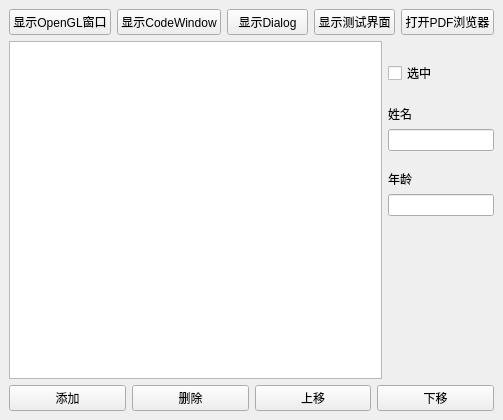
<?xml version="1.0" encoding="UTF-8"?>
<ui version="4.0">
 <class>MainWindow</class>
 <widget class="QMainWindow" name="MainWindow">
  <property name="geometry">
   <rect>
    <x>0</x>
    <y>0</y>
    <width>503</width>
    <height>420</height>
   </rect>
  </property>
  <widget class="QWidget" name="centralwidget">
   <layout class="QGridLayout" name="gridLayout_2">
    <item row="0" column="0">
     <layout class="QGridLayout" name="gridLayout">
      <item row="0" column="0">
       <layout class="QHBoxLayout" name="horizontalLayout_3">
        <item>
         <widget class="QPushButton" name="pushButton_init">
          <property name="text">
           <string>显示OpenGL窗口</string>
          </property>
         </widget>
        </item>
        <item>
         <widget class="QPushButton" name="pushButton_openCodeWindow">
          <property name="text">
           <string>显示CodeWindow</string>
          </property>
         </widget>
        </item>
        <item>
         <widget class="QPushButton" name="pushButton_openDialog">
          <property name="text">
           <string>显示Dialog</string>
          </property>
         </widget>
        </item>
        <item>
         <widget class="QPushButton" name="pushButton_showTestUI">
          <property name="text">
           <string>显示测试界面</string>
          </property>
         </widget>
        </item>
        <item>
         <widget class="QPushButton" name="pushButton_openPdf">
          <property name="text">
           <string>打开PDF浏览器</string>
          </property>
         </widget>
        </item>
       </layout>
      </item>
      <item row="1" column="0">
       <layout class="QHBoxLayout" name="horizontalLayout_2" stretch="7,2">
        <item>
         <widget class="QTableWidget" name="tableWidget">
          <property name="minimumSize">
           <size>
            <width>150</width>
            <height>0</height>
           </size>
          </property>
         </widget>
        </item>
        <item>
         <layout class="QVBoxLayout" name="verticalLayout" stretch="1,1,1,1,1,1,1,1,12">
          <item>
           <spacer name="verticalSpacer_4">
            <property name="orientation">
             <enum>Qt::Vertical</enum>
            </property>
            <property name="sizeType">
             <enum>QSizePolicy::Minimum</enum>
            </property>
            <property name="sizeHint" stdset="0">
             <size>
              <width>20</width>
              <height>20</height>
             </size>
            </property>
           </spacer>
          </item>
          <item>
           <widget class="QCheckBox" name="checkBox_isClassmate">
            <property name="text">
             <string>选中</string>
            </property>
           </widget>
          </item>
          <item>
           <spacer name="verticalSpacer">
            <property name="orientation">
             <enum>Qt::Vertical</enum>
            </property>
            <property name="sizeType">
             <enum>QSizePolicy::Preferred</enum>
            </property>
            <property name="sizeHint" stdset="0">
             <size>
              <width>20</width>
              <height>20</height>
             </size>
            </property>
           </spacer>
          </item>
          <item>
           <widget class="QLabel" name="label_name">
            <property name="text">
             <string>姓名</string>
            </property>
           </widget>
          </item>
          <item>
           <widget class="QLineEdit" name="lineEdit_name">
            <property name="sizePolicy">
             <sizepolicy hsizetype="Expanding" vsizetype="Minimum">
              <horstretch>0</horstretch>
              <verstretch>0</verstretch>
             </sizepolicy>
            </property>
            <property name="baseSize">
             <size>
              <width>0</width>
              <height>100</height>
             </size>
            </property>
           </widget>
          </item>
          <item>
           <spacer name="verticalSpacer_2">
            <property name="orientation">
             <enum>Qt::Vertical</enum>
            </property>
            <property name="sizeType">
             <enum>QSizePolicy::Preferred</enum>
            </property>
            <property name="sizeHint" stdset="0">
             <size>
              <width>20</width>
              <height>40</height>
             </size>
            </property>
           </spacer>
          </item>
          <item>
           <widget class="QLabel" name="label_age">
            <property name="text">
             <string>年龄</string>
            </property>
           </widget>
          </item>
          <item>
           <widget class="QLineEdit" name="lineEdit_age">
            <property name="sizePolicy">
             <sizepolicy hsizetype="Expanding" vsizetype="Minimum">
              <horstretch>0</horstretch>
              <verstretch>0</verstretch>
             </sizepolicy>
            </property>
           </widget>
          </item>
          <item>
           <spacer name="verticalSpacer_3">
            <property name="orientation">
             <enum>Qt::Vertical</enum>
            </property>
            <property name="sizeType">
             <enum>QSizePolicy::Minimum</enum>
            </property>
            <property name="sizeHint" stdset="0">
             <size>
              <width>20</width>
              <height>10</height>
             </size>
            </property>
           </spacer>
          </item>
         </layout>
        </item>
       </layout>
      </item>
      <item row="2" column="0">
       <layout class="QHBoxLayout" name="horizontalLayout">
        <item>
         <widget class="QPushButton" name="pushButton_add">
          <property name="text">
           <string>添加</string>
          </property>
         </widget>
        </item>
        <item>
         <widget class="QPushButton" name="pushButton_delete">
          <property name="text">
           <string>删除</string>
          </property>
         </widget>
        </item>
        <item>
         <widget class="QPushButton" name="pushButton_up">
          <property name="text">
           <string>上移</string>
          </property>
         </widget>
        </item>
        <item>
         <widget class="QPushButton" name="pushButton_down">
          <property name="text">
           <string>下移</string>
          </property>
         </widget>
        </item>
       </layout>
      </item>
     </layout>
    </item>
   </layout>
  </widget>
 </widget>
 <resources/>
 <connections/>
</ui>
